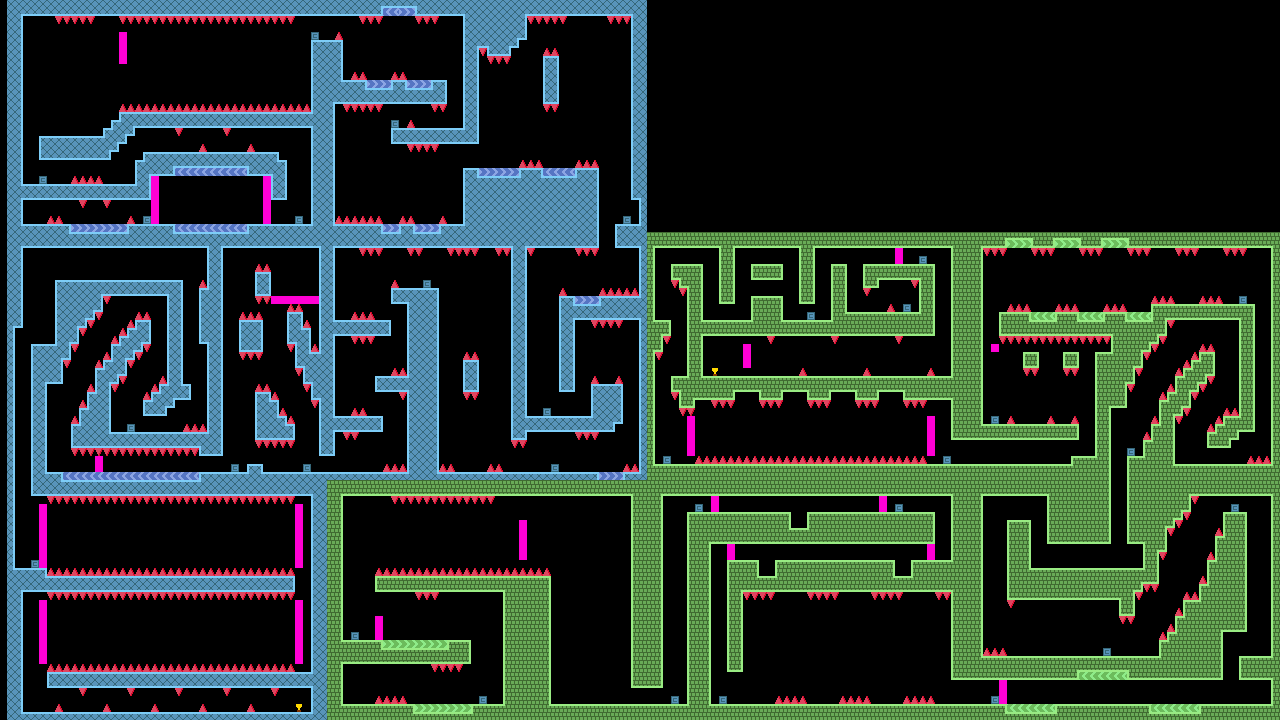

This game map was drawn from its Tiled (.tmx) file and the tilesets committed beside it. A one-line description and the trimmed map source follow:
An orthogonal 160x90 tile map with 8x8 px tiles, 1 tile layer (Capa de Patrones 1), 2 tilesets.

<map version="1.0" tiledversion="1.1.3" orientation="orthogonal" renderorder="right-down" width="160" height="90" tilewidth="8" tileheight="8" infinite="0" nextobjectid="1">
 <tileset firstgid="1" name="VVVVVV" tilewidth="8" tileheight="8" tilecount="40" columns="4">
  <image source="../images/tilesheet_azul_visible_block.png" width="32" height="80" />
 </tileset>
 <tileset firstgid="41" name="tilesheet_azul_visible_block" tilewidth="8" tileheight="8" tilecount="40" columns="4">
  <image source="../images/tilesheet_azul_visible_block.png" width="32" height="80" />
 </tileset>
 <layer name="Capa de Patrones 1" width="160" height="90" offsetx="7.5" offsety="-0.5">
  <data>[14400 cells, 5602 non-empty, 60 distinct tile ids]</data>
 </layer>
</map>